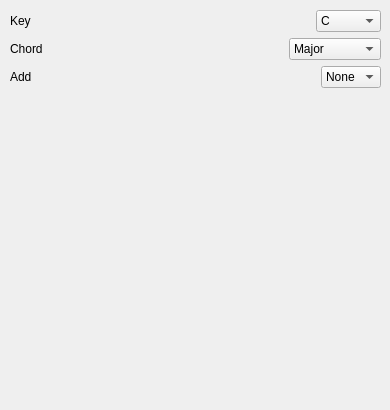
            <widget class="QWidget" name="chordTab">
             <attribute name="title">
              <string>Chord</string>
             </attribute>
             <widget class="QWidget" name="verticalLayoutWidget_3">
              <property name="geometry">
               <rect>
                <x>10</x>
                <y>10</y>
                <width>371</width>
                <height>391</height>
               </rect>
              </property>
              <layout class="QVBoxLayout" name="verticalLayout_4">
               <item>
                <layout class="QHBoxLayout" name="horizontalLayout_7">
                 <item>
                  <widget class="QLabel" name="label_3">
                   <property name="text">
                    <string>Key</string>
                   </property>
                  </widget>
                 </item>
                 <item>
                  <spacer name="horizontalSpacer_3">
                   <property name="orientation">
                    <enum>Qt::Horizontal</enum>
                   </property>
                   <property name="sizeHint" stdset="0">
                    <size>
                     <width>40</width>
                     <height>20</height>
                    </size>
                   </property>
                  </spacer>
                 </item>
                 <item>
                  <widget class="QComboBox" name="cKeyCB">
                   <item>
                    <property name="text">
                     <string>C</string>
                    </property>
                   </item>
                   <item>
                    <property name="text">
                     <string>C#\Db</string>
                    </property>
                   </item>
                   <item>
                    <property name="text">
                     <string>D</string>
                    </property>
                   </item>
                   <item>
                    <property name="text">
                     <string>D#\Eb</string>
                    </property>
                   </item>
                   <item>
                    <property name="text">
                     <string>E</string>
                    </property>
                   </item>
                   <item>
                    <property name="text">
                     <string>F</string>
                    </property>
                   </item>
                   <item>
                    <property name="text">
                     <string>F#\Gb</string>
                    </property>
                   </item>
                   <item>
                    <property name="text">
                     <string>G</string>
                    </property>
                   </item>
                   <item>
                    <property name="text">
                     <string>G#\Ab</string>
                    </property>
                   </item>
                   <item>
                    <property name="text">
                     <string>A</string>
                    </property>
                   </item>
                   <item>
                    <property name="text">
                     <string>A#\Bb</string>
                    </property>
                   </item>
                   <item>
                    <property name="text">
                     <string>B\Cb</string>
                    </property>
                   </item>
                  </widget>
                 </item>
                </layout>
               </item>
               <item>
                <layout class="QHBoxLayout" name="horizontalLayout_8">
                 <item>
                  <widget class="QLabel" name="label_4">
                   <property name="text">
                    <string>Chord</string>
                   </property>
                  </widget>
                 </item>
                 <item>
                  <spacer name="horizontalSpacer_4">
                   <property name="orientation">
                    <enum>Qt::Horizontal</enum>
                   </property>
                   <property name="sizeHint" stdset="0">
                    <size>
                     <width>40</width>
                     <height>20</height>
                    </size>
                   </property>
                  </spacer>
                 </item>
                 <item>
                  <widget class="QComboBox" name="cChordCB">
                   <item>
                    <property name="text">
                     <string>Major</string>
                    </property>
                   </item>
                   <item>
                    <property name="text">
                     <string>Minor</string>
                    </property>
                   </item>
                   <item>
                    <property name="text">
                     <string>Augmented</string>
                    </property>
                   </item>
                   <item>
                    <property name="text">
                     <string>Diminished</string>
                    </property>
                   </item>
                  </widget>
                 </item>
                </layout>
               </item>
               <item>
                <layout class="QHBoxLayout" name="cAddLayout">
                 <item>
                  <widget class="QLabel" name="label_5">
                   <property name="text">
                    <string>Add</string>
                   </property>
                  </widget>
                 </item>
                 <item>
                  <spacer name="horizontalSpacer_5">
                   <property name="orientation">
                    <enum>Qt::Horizontal</enum>
                   </property>
                   <property name="sizeHint" stdset="0">
                    <size>
                     <width>40</width>
                     <height>20</height>
                    </size>
                   </property>
                  </spacer>
                 </item>
                 <item>
                  <widget class="QComboBox" name="cAddCB">
                   <item>
                    <property name="text">
                     <string>None</string>
                    </property>
                   </item>
                   <item>
                    <property name="text">
                     <string>6</string>
                    </property>
                   </item>
                   <item>
                    <property name="text">
                     <string>maj6</string>
                    </property>
                   </item>
                   <item>
                    <property name="text">
                     <string>7</string>
                    </property>
                   </item>
                   <item>
                    <property name="text">
                     <string>maj7</string>
                    </property>
                   </item>
                  </widget>
                 </item>
                </layout>
               </item>
               <item>
                <spacer name="verticalSpacer_3">
                 <property name="orientation">
                  <enum>Qt::Vertical</enum>
                 </property>
                 <property name="sizeHint" stdset="0">
                  <size>
                   <width>20</width>
                   <height>40</height>
                  </size>
                 </property>
                </spacer>
               </item>
              </layout>
             </widget>
            </widget>
